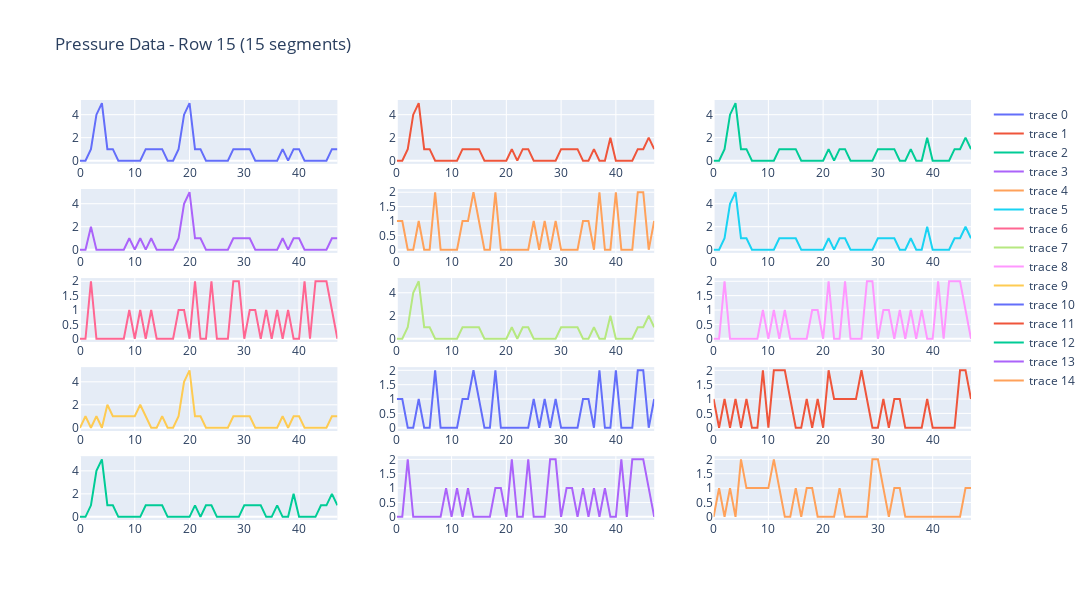

Notebook code for this chart:
### Code cell
# Plot data2 (you can change row_idx to see different rows)
fig2 = plot_pressure_data2(data2, row_idx=15)
fig2.show()
